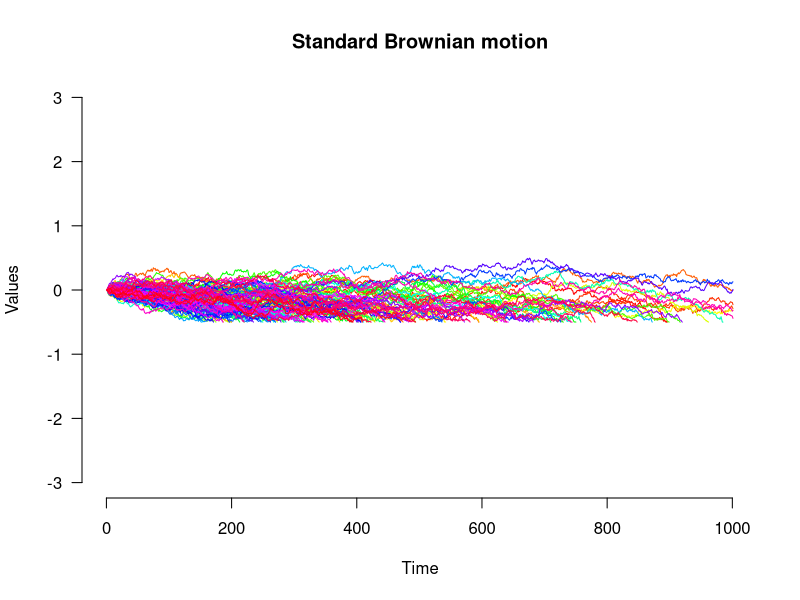
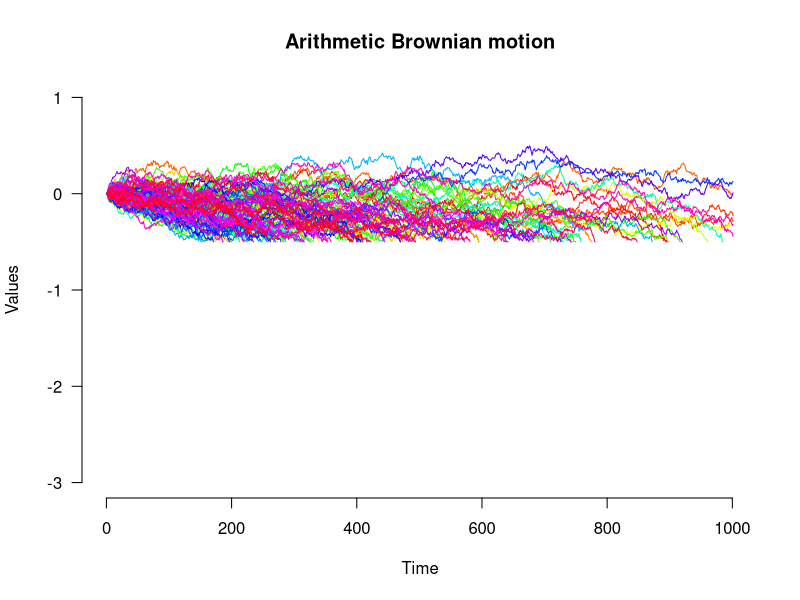

The R script that drew these images, in order: (Note: this script raises an error after producing the figures.)
### Libraries
library(dplyr)
library(parallel) # to run the parallel simulations 
library(ggplot2) # to plot the Brownian motion simulations
library(reshape) # for visualizations

### The Brownian motion functions 

## Arithmetic Brownian Motion (resamples until the value is below the reflecting barrier)  
my_abm <- function(nsim, t0, t, n, X0, mu, sigma, L, R){ # nsim is the number of sample paths 
  # t0 is the first time point (e.g., 0)
  # t is the final time point (e.g., 1)
  # n is the number of time intervals that divide t0-t
  # mu = drift, sigma = diffusion, L = absorb. barrier, R = reflecting barrier 
  
  dt <- t/n # the size of the time intervals, also the variance of BM increments 
  time <- seq(from = t0, to = t, by = dt)   
  initial <- X0  
  X <- matrix(nrow = nsim, ncol = length(time)) 
  X[1:nsim, 1] <- X0
  event_time <- numeric(length = nsim) 
  event_status <- numeric(length = nsim) 
  
  for(i in 1:nrow(X)){
    for(j in 2:length(time)){
      X[i,j] <- X0 + mu * dt + sigma * sqrt(dt) * rnorm(n = 1, mean = 0, sd = 1)
      
      while(X[i,j] > R){ # simulate data as long as it's above the reflecting barrier 
        X[i,j] <- X0 + mu * dt + sigma * sqrt(dt) * rnorm(n = 1, mean = 0, sd = 1)
        
        if(X[i,j] <= R){ # if we are equal or below, the value stays the same
          X[i,j] <- X[i,j]
        }
      }
      
      if(X[i,j] > L & j < ncol(X)){ 
        X0 <- X[i,j] 
        
      } else if(X[i,j] > L & j == ncol(X)){
        X0 <- initial 
        event_time[i] <- ncol(X) 
        event_status[i] <- 0 
        
      } else if(X[i,j] <= L){ 
        X[i,j] <- L
        X0 <- initial 
        event_time[i] <- j 
        event_status[i] <- 1
        break
      }
    }
    values <- list("values" = X, "time" = event_time, "event" = event_status)
  }
  return(values)
}

## Geometric Brownian Motion (the new value equals the reflecting barrier until it is below it)
my_gbm <- function(nsim, t0, t, n, X0, mu, sigma, L, R){ 
  dt <- t/n 
  sig2 <- sigma^2 
  time <- seq(from = t0, to = t, by = dt)  
  
  initial <- X0  
  X <- matrix(nrow = nsim, ncol = length(time)) 
  X[1:nsim, 1] <- X0 
  event_time <- numeric(length = nsim)
  event_status <- numeric(length = nsim)
  
  for(i in 1:nrow(X)){
    for(j in 2:length(time)){
      X[i,j] <- X0 * exp(((mu - 0.5 * sig2) * dt) + (sigma * sqrt(dt) * rnorm(n = 1, mean = 0, sd = 1))) # the formula for the next value of BM
      
      if(X[i,j] > R){ # if above the barrier, the new value is the barrier level 
        X[i,j] <- R
        
      } else if(X[i,j] <= R) { # otherwise it's the simulated value 
        X[i,j] <- X[i,j]
      }
      
      if(X[i,j] > L & j < ncol(X)){ 
        X0 <- X[i,j] 
        
      } else if(X[i,j] > L & j == ncol(X)){
        X0 <- initial 
        event_time[i] <- ncol(X) 
        event_status[i] <- 0 
        
      } else if(X[i,j] <= L){ 
        X0 <- initial 
        event_time[i] <- j 
        event_status[i] <- 1 
        break
        
      }
    }
    values <- list("values" = X, "time" = event_time, "event" = event_status)
  }
  return(values)
}

### Simulations
RNGkind("L'Ecuyer-CMRG") # this is the random number generator needed in parallel processing 
detectCores() # tells you the number of cores your computer can use for the simulations 

## Storing the values: These two functions will allow us to nealty store the resutls. It is easier to 
## define them before running the simulations. I wrote them because the results of parallel simulations are a mess. 

# A function to store the BM values in a nice form 
values <- function(x, nsim, n){ 
  u <- unlist(x)
  u <- u[-which(names(u) == "time")]
  u <- u[-which(names(u) == "event")]  
  m <- matrix(data = u, nrow = nsim, ncol = length(0:n), byrow = TRUE)
  df <- data.frame(x = t(m), row.names = paste0("time", 0:n, ""))
  colnames(x = df) <- paste0("sim", 1:nsim, "")
  store <- list(m, df)
  return(store)
}

# A function to store the hitting times 
times <- function(x, nsim, n){
  u <- unlist(x)
  u <- u[-which(names(u) != "time")]
  m <- matrix(data = u, nrow = nsim, ncol = 1, byrow = TRUE)
  df <- data.frame(x = m, row.names = paste0("sim", 1:nsim, ""))
  colnames(x = df) <- "time"
  store <- list(m, df)
  return(store)
}

# A function to store the event / censoring times 
events <- function(x, nsim, n){
  u <- unlist(x)
  u <- u[-which(names(u) != "event")]
  m <- matrix(data = u, nrow = nsim, ncol = 1, byrow = TRUE)
  df <- data.frame(x = m, row.names = paste0("sim", 1:nsim, ""))
  colnames(x = df) <- "event"
  store <- list(m, df)
  return(store)
}

## Parallel runs 
f <- function(i){ # specify the desired function and parameter values here
  my_abm(nsim = 1, t0 = 0, t = 1, n = 1000, X0 = 0, mu = -1, sigma = 0.5, L = -0.5, R = 10000000)
  #my_gbm(nsim = 1, t0 = 0, t = 1, n = 1000, X0 = 100, mu = -1, sigma = 1, L = -10000000, R = 100000000) 
}

set.seed(1)
res <- mclapply(X = 1:100, f, mc.cores = 8, mc.set.seed = TRUE)

v <- values(x = res, nsim = 100, n = 1000) # indexing the BM values 
m_val <- v[[1]] # BM values in a matrix (goes into the plotting function)
df_val <- v[[2]] # BM values in a data frame

t <- times(x = res, nsim = 100, n = 1000) # indexing the hitting times 
m_times <- t[[1]] # in a matrix (for histograms)
df_times <- t[[2]] # in a data frame 

e <- events(x = res, nsim = 100, n = 1000)
m_event <- e[[1]] 
df_event <- e[[2]]

data <- cbind(df_times, df_event)

### Plotting all types of BM 

## With no absorbing barrier  
bm <- m_val
abm <- m_val
gbm <- m_val

## Plots

# Some common params
time = c(1:1001)
cl <- rainbow(100)

# Standard BM 
#pdf(file = "sbm.pdf")
plot(x = time, y = bm[1, ], type = "l", col = cl[1], 
     main = "Standard Brownian motion", xlab = "Time", ylab = "Values", 
     ylim = c(-3, 3), lty = 1, las = 1, bty = "n")
invisible(lapply(2:100, function(i) lines(x = time, y = bm[i, ], col = cl[i], type = 'l')))
#dev.off()

# ABM
#pdf(file = "abm.pdf")
plot(x = time, y = abm[1, ], type = "l", col = cl[1], 
     main = "Arithmetic Brownian motion", xlab = "Time", ylab = "Values", 
     ylim = c(-3, 1), lty = 1, las = 1, bty = "n")
invisible(lapply(2:100, function(i) lines(x = time, y = abm[i, ], col = cl[i], type = 'l')))
#dev.off()

# GBM 
#pdf(file = "gbm.pdf")
plot(x = time, y = gbm[1, ], type = "l", col = cl[1], 
     main = "Geometric Brownian motion", xlab = "Time", ylab = "Values", 
     ylim = c(0, max(gbm)), lty = 1, las = 1, bty = "n")
invisible(lapply(2:100, function(i) lines(x = time, y = gbm[i, ], col = cl[i ], type = 'l')))
#dev.off()

## BM with an absorbing barrier 
bmb <- m_val
B <- -0.1 # barrier level 
#pdf(file = "bmb.pdf")
plot(x = time, y = bmb[1, ], type = "l", col = cl[1], 
     main = "BM with an absorbing barrier", xlab = "Time", ylab = "Values", 
     ylim = c(-0.5, 2), lty = 1, las = 1, bty = "n")
invisible(lapply(2:100, function(i) lines(x = time, y = bmb[i, ], col = cl[i], type = 'l')))
abline(h = B, col = "red") # add the absorbing barrier
#dev.off()

## ABM with an absorbing barrier 
babm <- m_val
B <- -0.5
#pdf(file = "babm.pdf")
plot(x = time, y = babm[1, ], type = "l", col = cl[1], 
     main = "ABM with an absorbing barrier", xlab = "Time", ylab = "Values", 
     ylim = c(-0.7, 0.5), lty = 1, las = 1, bty = "n")
invisible(lapply(2:100, function(i) lines(x = time, y = babm[i, ], col = cl[i], type = 'l')))
abline(h = B, col = "red") # add the absorbing barrier
#dev.off()

### Old (ggplot) Visualizations
#bmplot <- function(x, nsim, n, L, R, ylim, title){ # x is the matrix output of the BM functions, n is the number of simulations, t is the vector of time points, as in the BM functions 
#rownames(x) <- paste("sim", seq(nsim), sep = "") # the number of simulations / rows
#colnames(x) <- paste("time", seq(0:n), sep = "") # the number of time points - 0:100 at the moment / columns 
#dat <- as.data.frame(x) # creating the data frame for ggplot 
#dat$sim <- rownames(dat)
#mdat <- melt(dat, id.vars = "sim")
#mdat$time <- as.numeric(gsub("time", "", mdat$variable))

#p <- ggplot(data = mdat, mapping = aes(x = time, y = value, group = sim)) +
#theme_bw() +
#theme(panel.grid = element_blank(), 
#plot.title = element_text(hjust = 0.5),
#axis.title.y = element_text(angle = 0, size = 11, margin = margin(t = 0, r = 10, b = 0, l = 0)), 
#axis.title.x = element_text(margin = margin(t = 10, b = 10))) +
#geom_line(size = 0.3, alpha = 1, aes(color = sim), show.legend = FALSE) + 
#ggtitle(title) + xlab("Time") + ylab("Value") + ylim(ylim) + 
#geom_hline(yintercept = L, color = "orange", size = 0.5) +
#geom_hline(yintercept = R, color = "green", size = 0.5)
#return(p)
#}

#bmplot(x = abm, nsim = 1000, n = 10000, L = 100000, R = 100000, 
#ylim = c(0, 1000), title = "Geometric Brownian motion with an absorbing")
